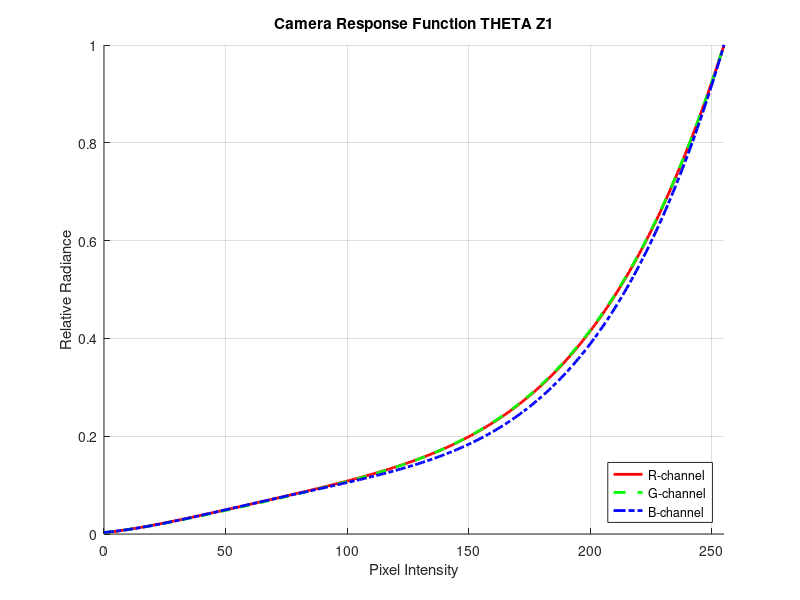

The MATLAB source for this figure:
%ricoh theta z1 #1, CRF
%Red
r = [2.365991e-03,1.493584e-01,7.752696e-01,-2.007615,2.080621];
g = [2.754270e-03,1.359830e-01,8.005237e-01,-1.998561,2.059300];
b = [3.191953e-03,1.159051e-01,1.054524,-2.767564,2.593943];
%Theta Z1 crf
X = 0:255;X = X./255; range = 0:255;
R = r(5).*X.^(4) + r(4).*X.^(3) + r(3).*X.^(2)+r(2).*X + r(1); %deg 4 CRF R photosphere
G = g(5).*X.^(4) + g(4).*X.^(3) + g(3).*X.^(2)+g(2).*X + g(1); %deg 4 CRF G photosphere
B = b(5).*X.^(4) + b(4).*X.^(3) + b(3).*X.^(2)+b(2).*X + b(1); %deg 4 CRF B photosphere

%plot(X,R); 
%hold on;
%scatter(x,y); 
%axis equal; xlim([0 1]);ylim([0.7 1]);

%{
figure,
hold on
plot(range,R,'--r','LineWidth',2);
plot(range,G,'--g','LineWidth',2);
plot(range,B,'--b','LineWidth',2);
ylabel('Relative Radiance');
xlabel('Image Intensity');
title('Camera Response Function THETA Z1');
grid on
axis('tight')
legend('R-channel','G-channel','B-cchannel','Location','southeast')
%}
%%
figure,
hold on
plot(range,R,'-r','LineWidth',2);
plot(range,G,'--g','LineWidth',2);
plot(range,B,'-.b','LineWidth',2);
hold off;
ylabel('Relative Radiance');
xlabel('Pixel Intensity');
title('Camera Response Function THETA Z1');
grid on;
axis('tight');
xlim([0 255]);ylim([0 1]);
legend('R-channel','G-channel','B-channel');
legend('Location','southeast');
% set(gca,'color','black');
